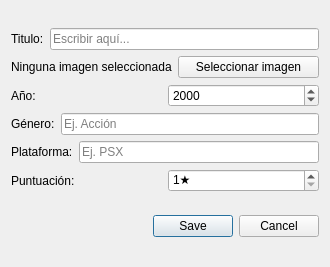
<?xml version="1.0" encoding="UTF-8"?>
<ui version="4.0">
 <class>vistaJuego</class>
 <widget class="QDialog" name="vistaJuego">
  <property name="geometry">
   <rect>
    <x>0</x>
    <y>0</y>
    <width>330</width>
    <height>267</height>
   </rect>
  </property>
  <property name="windowTitle">
   <string>GameInfo</string>
  </property>
  <property name="windowIcon">
   <iconset resource="../resources/resources.qrc">
    <normaloff>:/icons/icons/gamedex.png</normaloff>:/icons/icons/gamedex.png</iconset>
  </property>
  <layout class="QVBoxLayout" name="verticalLayout">
   <item>
    <layout class="QVBoxLayout" name="verticalLayout_7">
     <item>
      <layout class="QHBoxLayout" name="horizontalLayout_6">
       <item>
        <widget class="QLabel" name="lblTitulo">
         <property name="text">
          <string>Titulo:</string>
         </property>
        </widget>
       </item>
       <item>
        <widget class="QLineEdit" name="txtTitulo">
         <property name="placeholderText">
          <string>Escribir aquí...</string>
         </property>
        </widget>
       </item>
      </layout>
     </item>
     <item>
      <layout class="QHBoxLayout" name="horizontalLayout">
       <item>
        <widget class="QLabel" name="lblImagen">
         <property name="text">
          <string>Ninguna imagen seleccionada</string>
         </property>
        </widget>
       </item>
       <item>
        <widget class="QPushButton" name="btnImagen">
         <property name="text">
          <string>Seleccionar imagen</string>
         </property>
        </widget>
       </item>
      </layout>
     </item>
     <item>
      <layout class="QHBoxLayout" name="horizontalLayout_7">
       <item>
        <widget class="QLabel" name="lblAnio">
         <property name="text">
          <string>Año:</string>
         </property>
        </widget>
       </item>
       <item>
        <widget class="QDateEdit" name="datAnio">
         <property name="displayFormat">
          <string>yyyy</string>
         </property>
        </widget>
       </item>
      </layout>
     </item>
     <item>
      <layout class="QHBoxLayout" name="horizontalLayout_8">
       <item>
        <widget class="QLabel" name="lblGen">
         <property name="locale">
          <locale language="Spanish" country="Spain"/>
         </property>
         <property name="text">
          <string>Género:</string>
         </property>
        </widget>
       </item>
       <item>
        <widget class="QLineEdit" name="txtGen">
         <property name="placeholderText">
          <string>Ej. Acción</string>
         </property>
        </widget>
       </item>
      </layout>
     </item>
     <item>
      <layout class="QHBoxLayout" name="horizontalLayout_10">
       <item>
        <widget class="QLabel" name="lblPlat">
         <property name="text">
          <string>Plataforma:</string>
         </property>
        </widget>
       </item>
       <item>
        <widget class="QLineEdit" name="txtPlat">
         <property name="placeholderText">
          <string>Ej. PSX</string>
         </property>
        </widget>
       </item>
      </layout>
     </item>
     <item>
      <layout class="QHBoxLayout" name="horizontalLayout_9">
       <item>
        <widget class="QLabel" name="lblPunt">
         <property name="text">
          <string>Puntuación:</string>
         </property>
        </widget>
       </item>
       <item>
        <widget class="QSpinBox" name="spinPunt">
         <property name="suffix">
          <string>★</string>
         </property>
         <property name="minimum">
          <number>1</number>
         </property>
         <property name="maximum">
          <number>5</number>
         </property>
         <property name="value">
          <number>1</number>
         </property>
        </widget>
       </item>
      </layout>
     </item>
    </layout>
   </item>
   <item>
    <widget class="QDialogButtonBox" name="botones">
     <property name="locale">
      <locale language="Spanish" country="Spain"/>
     </property>
     <property name="orientation">
      <enum>Qt::Orientation::Horizontal</enum>
     </property>
     <property name="standardButtons">
      <set>QDialogButtonBox::StandardButton::Cancel|QDialogButtonBox::StandardButton::Save</set>
     </property>
     <property name="centerButtons">
      <bool>false</bool>
     </property>
    </widget>
   </item>
  </layout>
 </widget>
 <resources>
  <include location="../resources/resources.qrc"/>
 </resources>
 <connections>
  <connection>
   <sender>botones</sender>
   <signal>accepted()</signal>
   <receiver>vistaJuego</receiver>
   <slot>accept()</slot>
   <hints>
    <hint type="sourcelabel">
     <x>251</x>
     <y>369</y>
    </hint>
    <hint type="destinationlabel">
     <x>157</x>
     <y>175</y>
    </hint>
   </hints>
  </connection>
  <connection>
   <sender>botones</sender>
   <signal>rejected()</signal>
   <receiver>vistaJuego</receiver>
   <slot>reject()</slot>
   <hints>
    <hint type="sourcelabel">
     <x>251</x>
     <y>369</y>
    </hint>
    <hint type="destinationlabel">
     <x>260</x>
     <y>175</y>
    </hint>
   </hints>
  </connection>
 </connections>
</ui>
